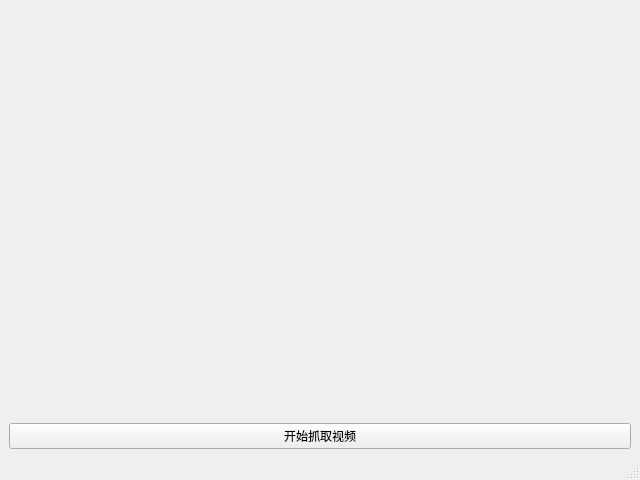
<?xml version="1.0" encoding="UTF-8"?>
<ui version="4.0">
 <class>NDNRtcWindow</class>
 <widget class="QMainWindow" name="NDNRtcWindow">
  <property name="geometry">
   <rect>
    <x>0</x>
    <y>0</y>
    <width>640</width>
    <height>480</height>
   </rect>
  </property>
  <property name="windowTitle">
   <string>MainWindow</string>
  </property>
  <widget class="QWidget" name="centralwidget">
   <layout class="QVBoxLayout" name="verticalLayout_2">
    <item>
     <layout class="QVBoxLayout" name="verticalLayout">
      <item>
       <layout class="QHBoxLayout" name="horizontalLayout">
        <item>
         <widget class="QLabel" name="label">
          <property name="text">
           <string/>
          </property>
         </widget>
        </item>
       </layout>
      </item>
      <item>
       <widget class="QPushButton" name="btnStartCaptureFromCamera">
        <property name="text">
         <string>开始抓取视频</string>
        </property>
       </widget>
      </item>
     </layout>
    </item>
   </layout>
  </widget>
  <widget class="QMenuBar" name="menubar">
   <property name="geometry">
    <rect>
     <x>0</x>
     <y>0</y>
     <width>640</width>
     <height>23</height>
    </rect>
   </property>
  </widget>
  <widget class="QStatusBar" name="statusbar"/>
 </widget>
 <resources/>
 <connections/>
</ui>
